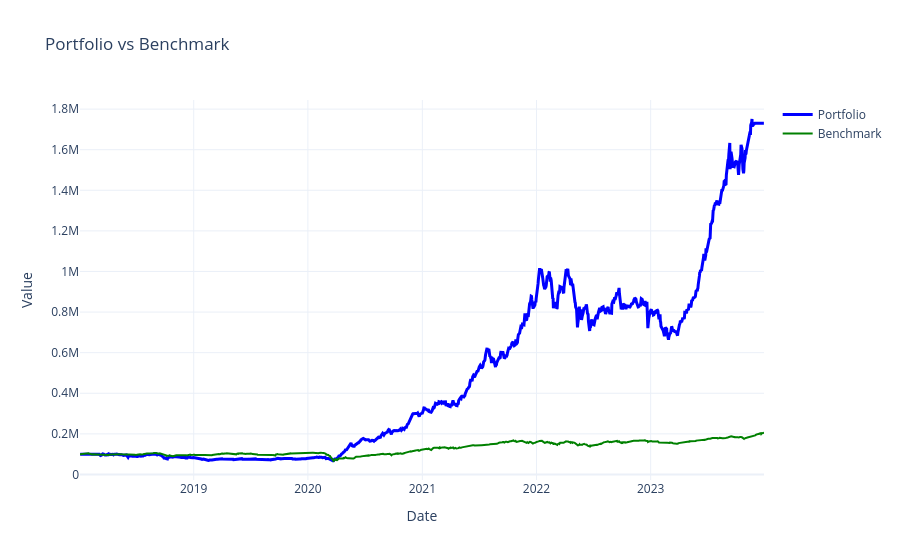

Source (notebook cell):
### Code cell
import plotly.graph_objects as go
import plotly.io as pio
benchmark_df = pd.read_csv('src/benchmark.csv', index_col=0, parse_dates=True)
benchmark_df=benchmark_df[START_DATE:END_DATE]#HERE ALSO IF UPDATED DATE IN "backtest()"
no_of_stocks = 100000 / benchmark_df['close'].iloc[0]
benchmark_df['close'] = benchmark_df['close'] * no_of_stocks
stats_eq = pf.stats()
eq_curve = pf.value()
eq_curve=eq_curve[START_DATE:END_DATE]
fig = go.Figure()

fig.add_trace(go.Scatter(
    x=eq_curve.index,
    y=eq_curve.values,
    mode='lines',
    name='Portfolio',
    line=dict(color='blue', width=3)
))
fig.add_trace(go.Scatter(
    x=benchmark_df.index,
    y=benchmark_df.iloc[:, 0],  # assumes benchmark is in first column
    mode='lines',
    name='Benchmark',
    line=dict(color='green', width=2)
))
fig.update_layout(
    title='Portfolio vs Benchmark',
    xaxis_title='Date',
    yaxis_title='Value',
    template='plotly_white'
)

fig.show()

### Figure 1 — Plotly figure (JSON) as saved in the notebook; plotly's stock layout.template omitted (floating-point values rounded to 4 significant figures; data arrays with more than 128 entries replaced by an {"elided": "..."} marker saying what was removed)
{"data": [{"line": {"color": "blue", "width": 3}, "mode": "lines", "name": "Portfolio", "type": "scatter", "x": {"elided": "1483 str values"}, "y": {"elided": "1483 float values"}}, {"line": {"color": "green", "width": 2}, "mode": "lines", "name": "Benchmark", "type": "scatter", "x": {"elided": "1483 str values"}, "y": {"elided": "1483 float values"}}], "layout": {"title": {"text": "Portfolio vs Benchmark"}, "xaxis": {"title": {"text": "Date"}}, "yaxis": {"title": {"text": "Value"}}}}
